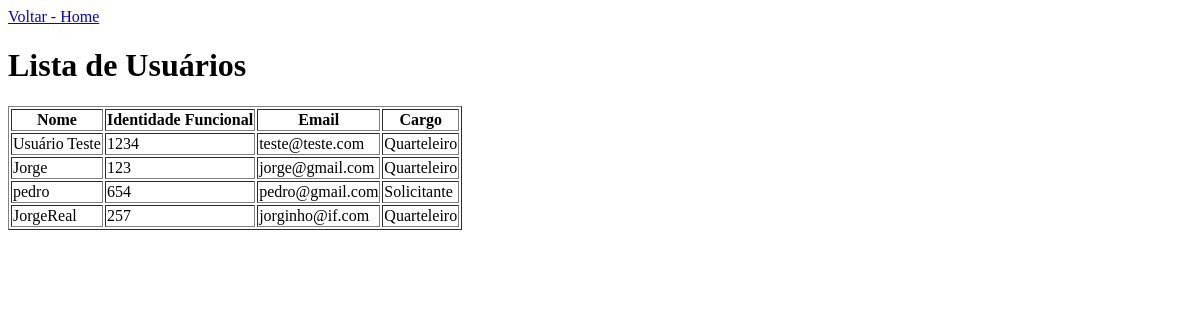
The page /listarUsuarios.php on the database as committed earlier.
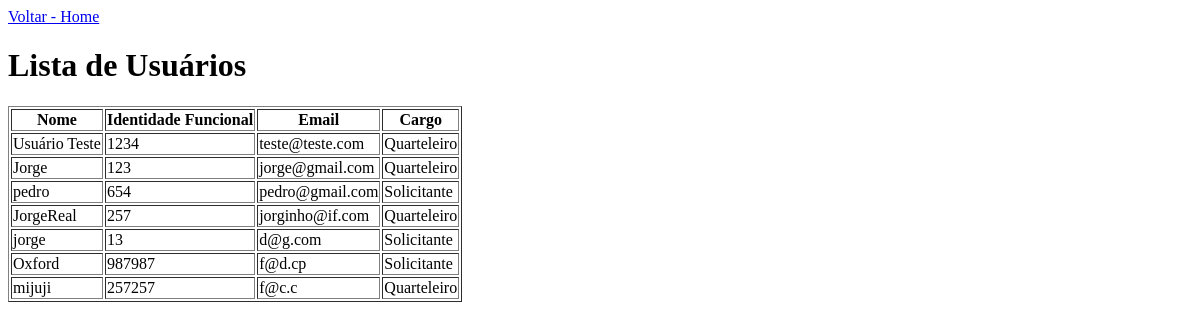
The same page on the database as committed later.
### tables this page shows
CREATE TABLE IF NOT EXISTS `usuarios` (
  `id_usuario` int NOT NULL AUTO_INCREMENT,
  `nome_usuario` varchar(255) NOT NULL,
  `identidade_funcional_usuario` int NOT NULL,
  `email_usuario` varchar(255) NOT NULL,
  `senha_usuario` varchar(255) NOT NULL,
  `perfil_usuario` tinyint(1) NOT NULL,
  `data_cadastro_usuario` datetime NOT NULL,
  PRIMARY KEY (`id_usuario`)
);

### listarUsuarios.php (the view, shortened to what this page needs)
<?php
include("conecta.php");
$query = "SELECT * FROM usuarios";
$resultado = mysqli_query($conexao, $query);
?>
<!DOCTYPE html>
<html lang="pt-br">
<head>
</head>
<body> <a href="homeQuarteleiro.php">Voltar - Home</a><br>
    <h1>Lista de Usuários</h1>
    <table border="1">
        <tr>
            <th>Nome</th>
            <th>Identidade Funcional</th>
            <th>Email</th>
            <th>Cargo</th>
        </tr>
        <?php while ($usuario = mysqli_fetch_assoc($resultado)) { ?>
            <tr>
                <td><?php echo $usuario['nome_usuario']; ?></td>
                <td><?php echo $usuario['identidade_funcional_usuario']; ?></td>
                <td><?php echo $usuario['email_usuario']; ?></td>
                <td><?php if($usuario['perfil_usuario'] == 1){
                    echo "Quarteleiro";
                }else{
                echo "Solicitante"; }?></td>
            </tr>
        <?php } ?>
    </table>
</body>
</html>

Rows that differ between the two databases and show on the page:
added usuarios: nome_usuario "jorge", identidade_funcional_usuario "13", email_usuario "d@g.com", perfil_usuario "Solicitante"
added usuarios: nome_usuario "Oxford", identidade_funcional_usuario "987987", email_usuario "f@d.cp", perfil_usuario "Solicitante"
added usuarios: nome_usuario "mijuji", identidade_funcional_usuario "257257", email_usuario "f@c.c", perfil_usuario "Quarteleiro"
